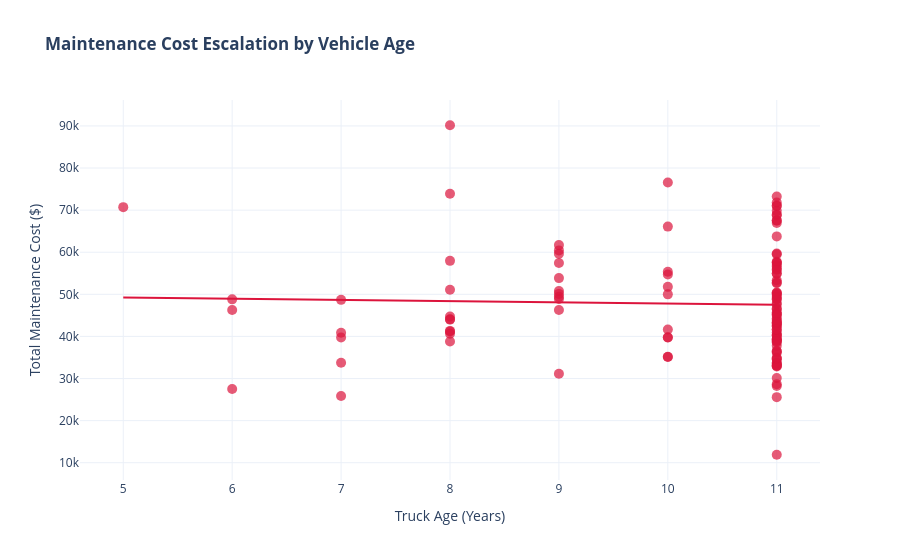

The code cell stored with this chart in its notebook:
### Markdown cell above
Q1: Does maintenance cost scale as a truck ages, and at what age does a truck become financially unviable to keep in the fleet?

### Code cell
fig = px.scatter(
    df_fleet_master, 
    x='truck_age_years', 
    y='total_maint_cost',
    trendline='ols',
    hover_data=['truck_id', 'make', 'model_year'],
    title='<b>Maintenance Cost Escalation by Vehicle Age</b>',
    labels={'truck_age_years': 'Truck Age (Years)', 'total_maint_cost': 'Total Maintenance Cost ($)'},
    template='plotly_white'
)
fig.update_traces(marker=dict(size=10, opacity=0.7, color='crimson'))
fig.show()
